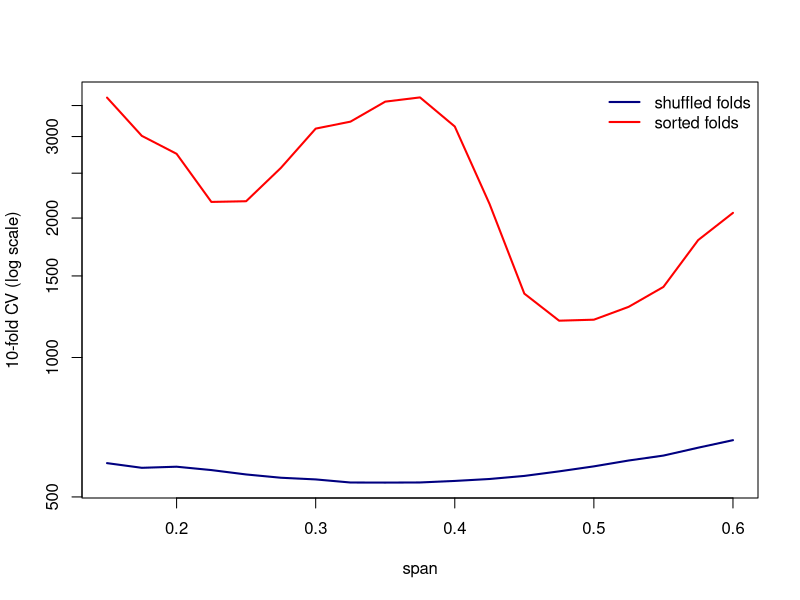

Write the R code that produced this figure.
#' ---
#' title: "Session 22 — Cross-validating a smoother: three pitfalls"
#' subtitle: "Statistical Modelling (BAM), Spring 2027"
#' author: "Prof. Dae-Jin Lee (daelee@faculty.ie.edu)"
#' output: html_document
#' ---
#' 

#' 
## ----data---------------------------------------------------------------------
library(MASS)
data(mcycle)
n <- nrow(mcycle)
!is.unsorted(mcycle$times)       # the rows are sorted by time

#' 
#' ## Pitfall 1: folds that follow the row order
#' 
#' `mcycle` is sorted by time. If fold $k$ is rows $13k-12, \dots, 13k$, each test fold
#' is a contiguous block of time and the training data have a hole exactly where
#' we predict. Shuffle the fold labels instead.
#' 
## ----folds--------------------------------------------------------------------
folds_sorted <- rep(1:10, each = ceiling(n / 10))[1:n]
set.seed(2027)
folds_shuffled <- sample(rep(1:10, length.out = n))
table(folds_shuffled)            # balanced: 13 or 14 observations per fold

#' 
#' ## Pitfall 2: `predict.loess()` returns NA outside the training range
#' 
#' With the default `surface = "interpolate"`, LOESS cannot predict outside the
#' range of its training $x$. Any test point beyond the extremes gives `NA`, and
#' `sum()` then returns `NA` (or `na.rm = TRUE` silently drops the hardest points).
#' 
## ----na-----------------------------------------------------------------------
train <- folds_sorted != 1
m <- loess(accel ~ times, data = mcycle[train, ], span = 0.3)
sum(is.na(predict(m, mcycle[!train, ])))      # all 14 test points of fold 1
m_direct <- loess(accel ~ times, data = mcycle[train, ], span = 0.3,
                  control = loess.control(surface = "direct"))
sum(is.na(predict(m_direct, mcycle[!train, ])))

#' 
#' ## The CV function
#' 
## ----cv-----------------------------------------------------------------------
cv_loess <- function(span, folds) {
  sse <- 0
  for (k in unique(folds)) {
    test <- folds == k
    m <- loess(accel ~ times, data = mcycle[!test, ], span = span, degree = 2,
               control = loess.control(surface = "direct"))
    sse <- sse + sum((mcycle$accel[test] - predict(m, mcycle[test, ]))^2)
  }
  sse / n
}
spans <- seq(0.15, 0.60, by = 0.025)
cv_shuf <- sapply(spans, cv_loess, folds = folds_shuffled)
cv_sort <- sapply(spans, cv_loess, folds = folds_sorted)
rbind(shuffled = c(span = spans[which.min(cv_shuf)], cv = min(cv_shuf)),
      sorted = c(span = spans[which.min(cv_sort)], cv = min(cv_sort)))
matplot(spans, cbind(cv_shuf, cv_sort), type = "l", lty = 1, lwd = 2,
        col = c("navy", "red"), log = "y", xlab = "span", ylab = "10-fold CV (log scale)")
legend("topright", bty = "n", lwd = 2, col = c("navy", "red"),
       legend = c("shuffled folds", "sorted folds"))

#' 
#' ## Pitfall 3: one random split is one draw
#' 
#' The chosen span depends on the seed. Repeat the shuffled CV and average the
#' curves (repeated $K$-fold CV), or report the range.
#' 
## ----repeat-------------------------------------------------------------------
reps <- sapply(1:20, function(s) {
  set.seed(s)
  sapply(spans, cv_loess, folds = sample(rep(1:10, length.out = n)))
})
table(spans[apply(reps, 2, which.min)])       # chosen span across 20 seeds
spans[which.min(rowMeans(reps))]              # span minimizing the average curve

#' 
#' For linear smoothers with a fixed bandwidth or penalty, leave-one-out CV needs
#' no random split at all: $\mathrm{LOOCV} = n^{-1}\sum_i\{(y_i - \hat f_i)/(1 - S_{ii})\}^2$.
#' With tied $x$ values (as in `mcycle`), leaving out one observation still leaves
#' its twins in the training set, which makes LOOCV slightly optimistic; leaving
#' out all observations at the same time (grouped CV) avoids this.
